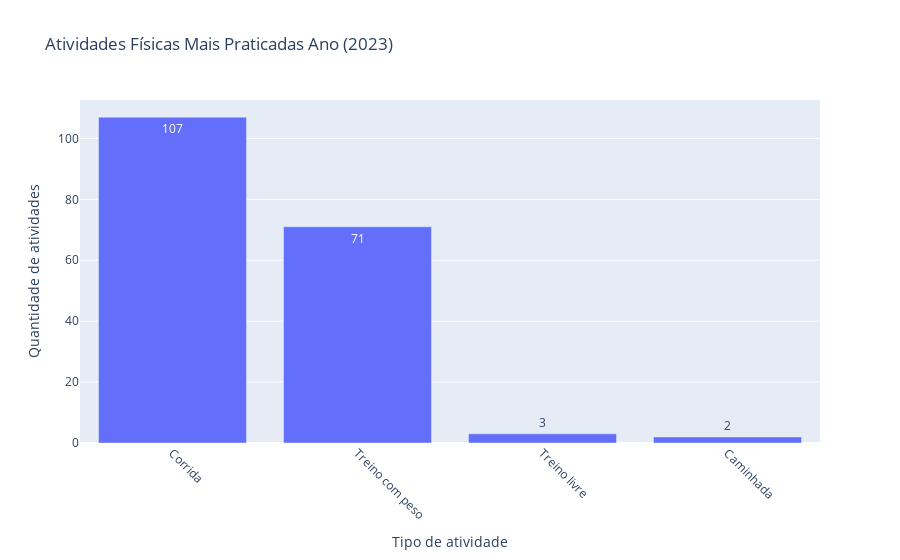

Write notebook code for a chart like this one.
### Code cell
# Contagem de atividades por tipo de esporte
atividade_mais_praticada_ano_passado.columns = ['Tipo de atividade', 'Quantidade de atividades']

# Gráfico de barras com a contagem de atividades por tipo de esporte
fig = px.bar(atividade_mais_praticada_ano_passado, x='Tipo de atividade', y='Quantidade de atividades', title=f"Atividades Físicas Mais Praticadas Ano ({pd.Timestamp('today').year - 1})")

# Adicione rótulos de dados às barras
fig.update_traces(texttemplate='%{y}')
fig.update_layout(barmode='group', xaxis_tickangle=45)

fig.show()
fig.write_image("../reports/img/atividades2023.png")

### Figure 1 — Plotly figure (JSON) as saved in the notebook; plotly's stock layout.template omitted (floating-point values rounded to 4 significant figures)
{"data": [{"alignmentgroup": "True", "hovertemplate": "Tipo de atividade=%{x}<br>Quantidade de atividades=%{y}<extra></extra>", "legendgroup": "", "marker": {"color": "#636efa", "pattern": {"shape": ""}}, "name": "", "offsetgroup": "", "orientation": "v", "showlegend": false, "textposition": "auto", "texttemplate": "%{y}", "type": "bar", "x": ["Corrida", "Treino com peso", "Treino livre", "Caminhada"], "xaxis": "x", "y": [107, 71, 3, 2], "yaxis": "y"}], "layout": {"barmode": "group", "legend": {"tracegroupgap": 0}, "title": {"text": "Atividades Físicas Mais Praticadas Ano (2023)"}, "xaxis": {"anchor": "y", "domain": [0, 1], "tickangle": 45, "title": {"text": "Tipo de atividade"}}, "yaxis": {"anchor": "x", "domain": [0, 1], "title": {"text": "Quantidade de atividades"}}}}
